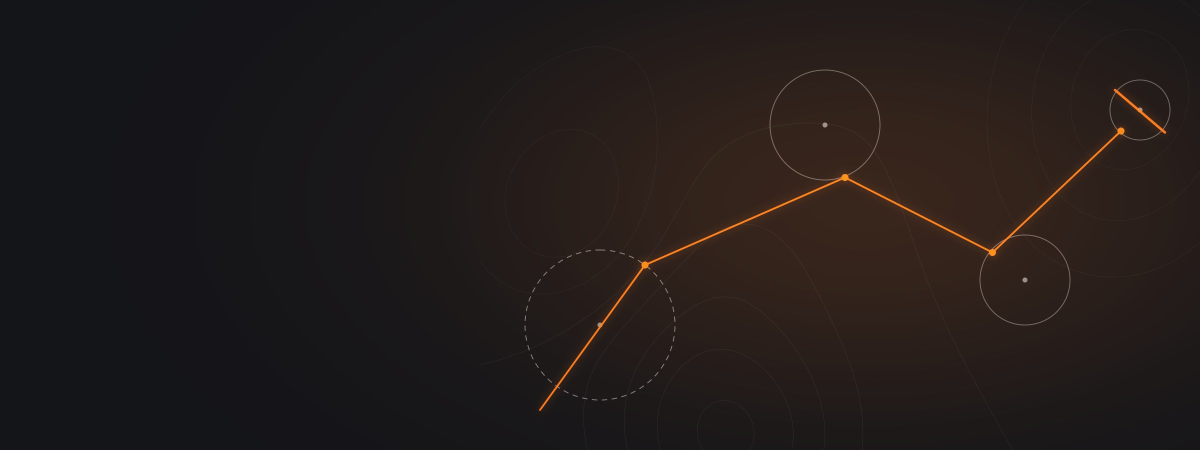
#> input picture assets/images/kb-competitions.jpg, 2400 x 900 px (shown at 1/2 size); its folder holds 2 pictures in this run
$ python sheet.py ../../../assets/images ../../../assets/images/kb-core-series.jpg 3
#> lines starting #> are read from the running program, lines starting #| are printed output that depends on the picture
# contact sheet: python3 -I sheet.py SRC_DIR OUT_PREFIX [per_sheet]
import sys, os
from PIL import Image, ImageDraw, ImageOps
src, out = sys.argv[1], sys.argv[2]
n = int(sys.argv[3]) if len(sys.argv) > 3 else 12
fs = sorted(f for f in os.listdir(src) if f.lower().endswith(('.jpg','.jpeg','.png')))
W, H, C = 520, 360, 3
for s in range(0, len(fs), n):
    grp = fs[s:s+n]; rows = (len(grp)+C-1)//C
    sh = Image.new('RGB', (C*W, rows*(H+24)), 'white'); d = ImageDraw.Draw(sh)
#> after `sh = Image.new('RGB', (C * W, rows * (H + 24)), 'white')`: sh: PIL image 1560x384 RGB; every value is 255
    for i, f in enumerate(grp):
        im = ImageOps.exif_transpose(Image.open(os.path.join(src, f))).convert('RGB')
#> im is the input picture: PIL image 2400x900 RGB; mean R, G, B 33.9, 27.3, 25.9
        sz = im.size; im.thumbnail((W-8, H-8))
#> after `sz = im.size`: sz = (2400, 900)
#> after `im.thumbnail((W - 8, H - 8))`:
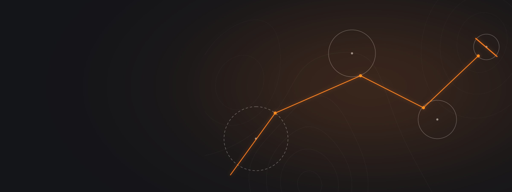
#> im: PIL image 512x192 RGB; mean R, G, B 33.9, 27.3, 25.9
        x, y = (i%C)*W, (i//C)*(H+24)
        sh.paste(im, (x+4+(W-8-im.width)//2, y+4+(H-8-im.height)//2))
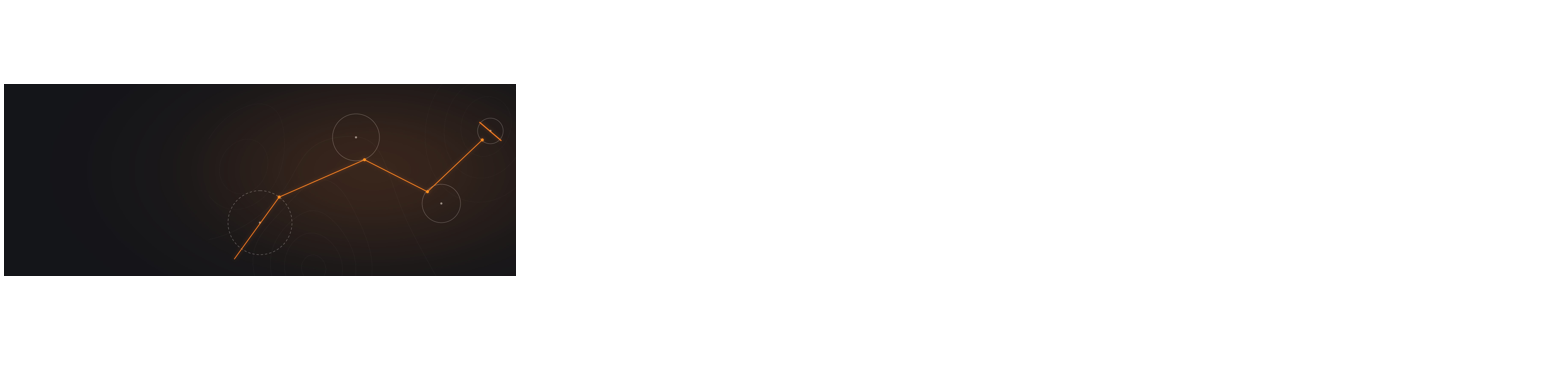
#> sh: PIL image 1560x384 RGB; mean R, G, B 218.7, 217.6, 217.4
        d.text((x+6, y+H+4), f"{f} {sz[0]}x{sz[1]}", fill='black')
    p = f"{out}-{s//n+1:02d}.jpg"; sh.save(p, quality=80); print(p)
#> after `p = f'{out}-{s // n + 1:02d}.jpg'`:
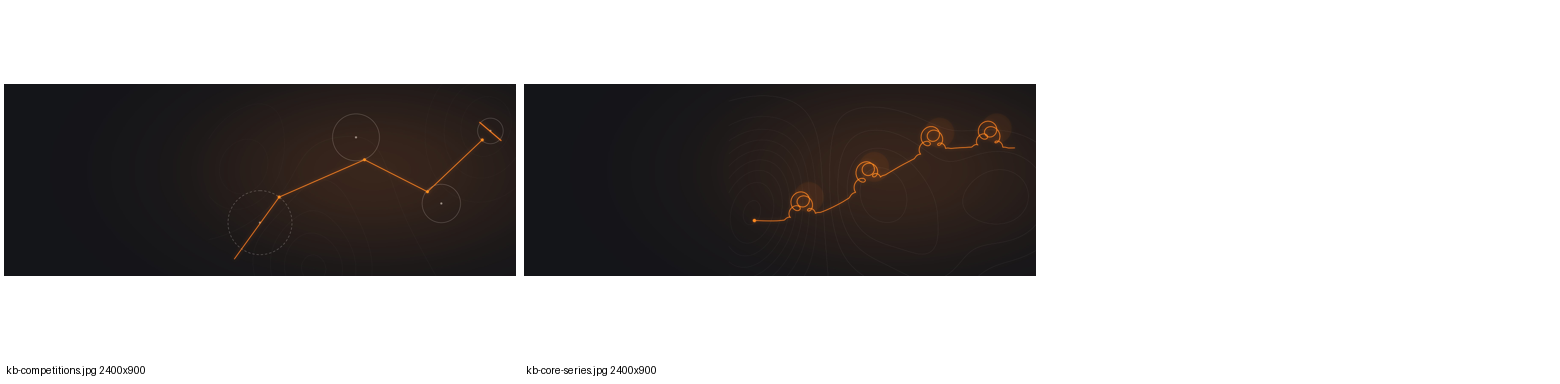
#> saved as kb-core-series.jpg-01.jpg: PIL image 1560x384 RGB; mean R, G, B 182.3, 180.1, 179.5

$ run again, on assets/images/kb-fm-thermal-1.jpg
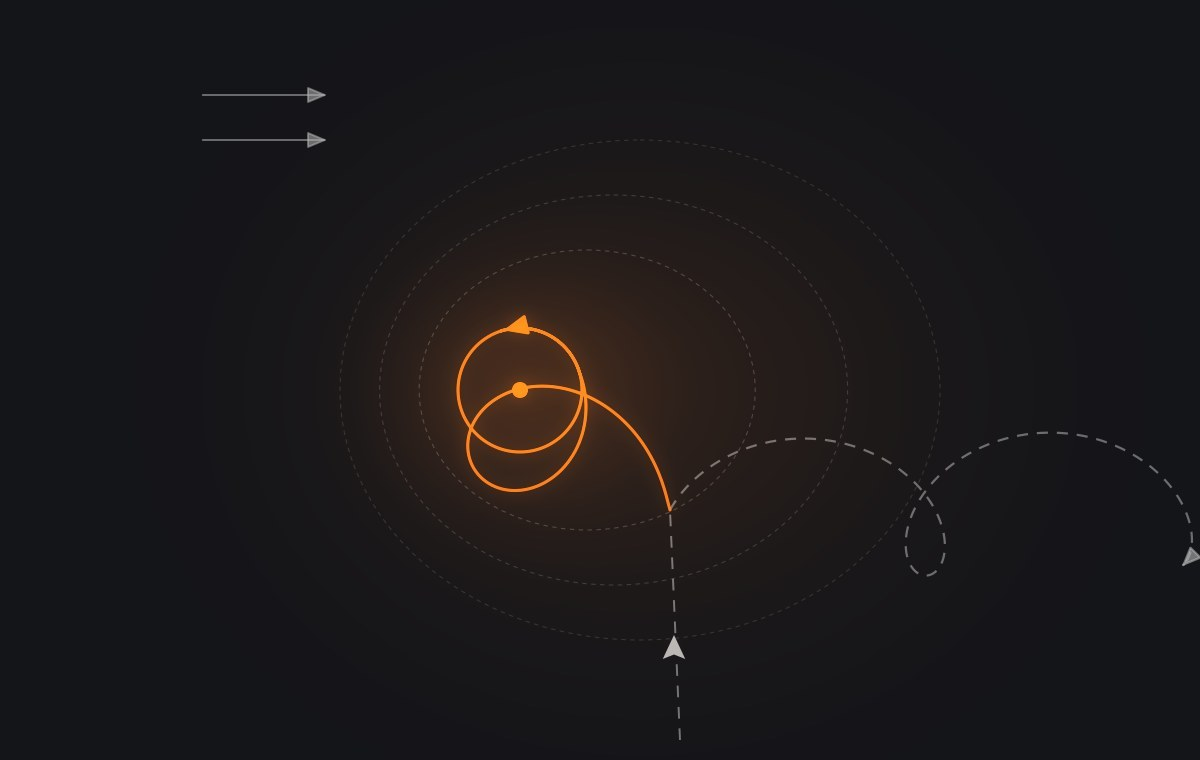
#> input picture assets/images/kb-fm-thermal-1.jpg, 1200 x 760 px
#> im is the input picture: PIL image 1200x760 RGB; mean R, G, B 26.9, 24.1, 25.6
#> im: PIL image 512x324 RGB
#> `sh.paste(im, (x+4+(W-8-im.width)//2, y+4+(H-8-im.height)//2))`:
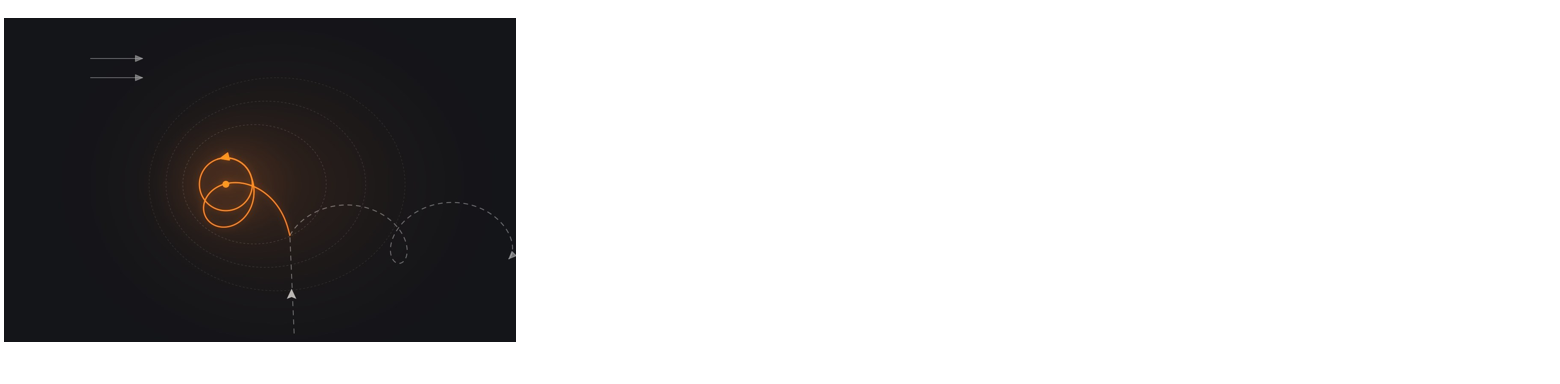
#> sh: PIL image 1560x384 RGB; mean R, G, B 191.8, 191.1, 191.5
#> `p = f'{out}-{s // n + 1:02d}.jpg'`:
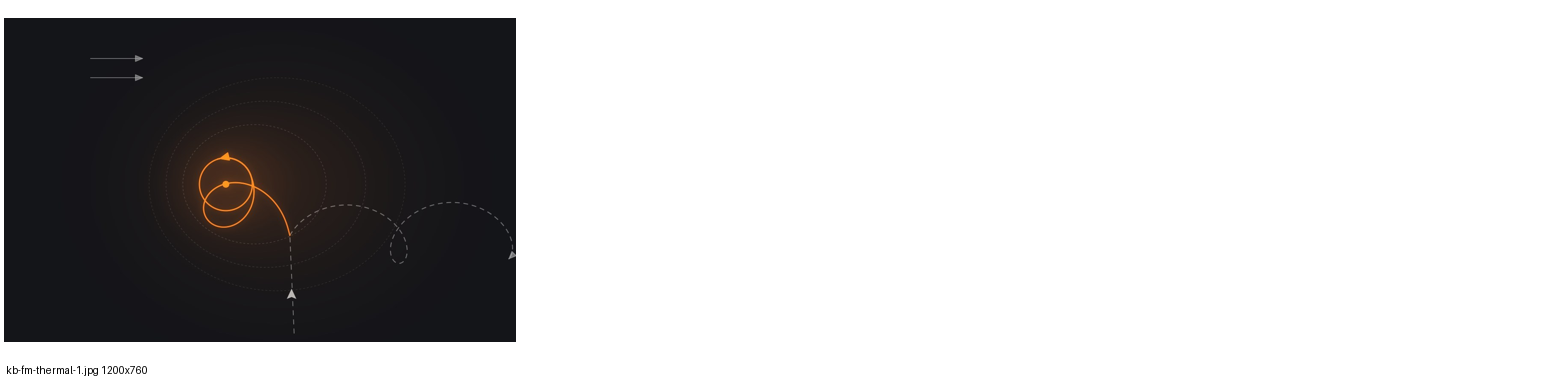
#> saved as kb-fm-thermal-1.jpg-01.jpg: PIL image 1560x384 RGB; mean R, G, B 191.7, 190.9, 191.3

$ run again, on assets/images/kb-fm-thermal-2.jpg
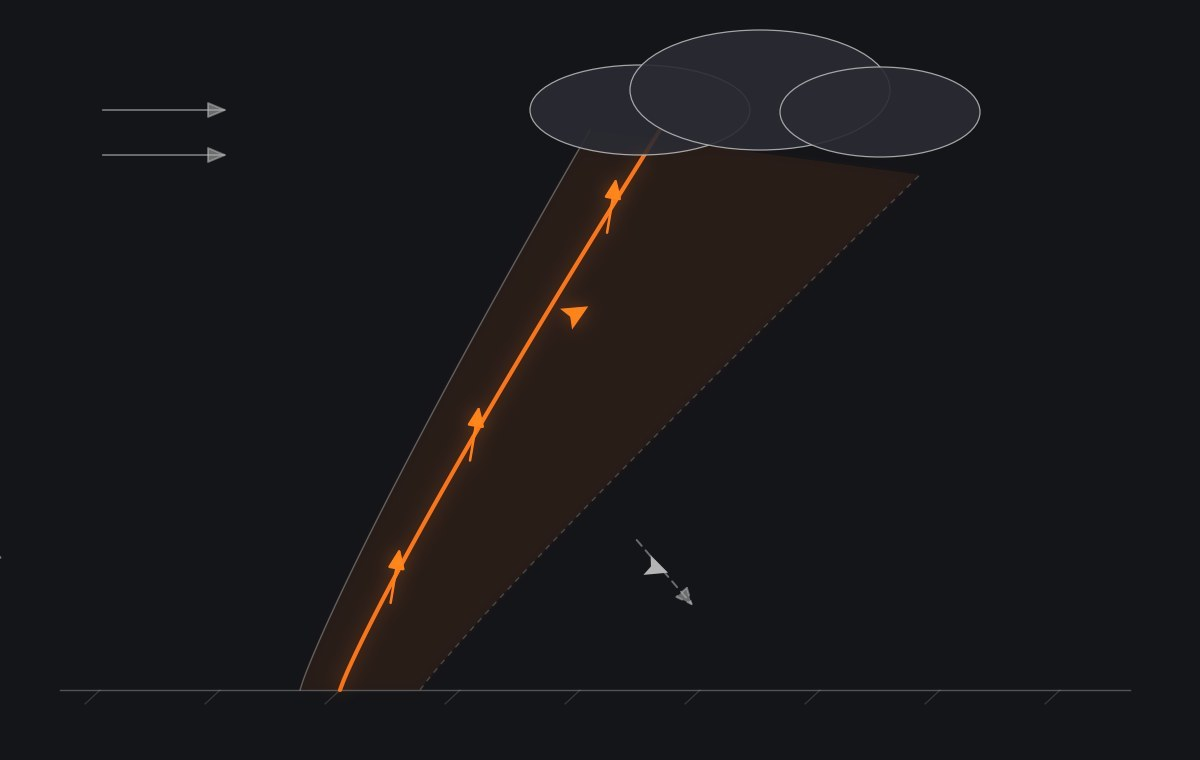
#> input picture assets/images/kb-fm-thermal-2.jpg, 1200 x 760 px
#> im is the input picture: PIL image 1200x760 RGB; mean R, G, B 25.4, 24, 26.4
#> im: PIL image 512x324 RGB
#> `sh.paste(im, (x+4+(W-8-im.width)//2, y+4+(H-8-im.height)//2))`:
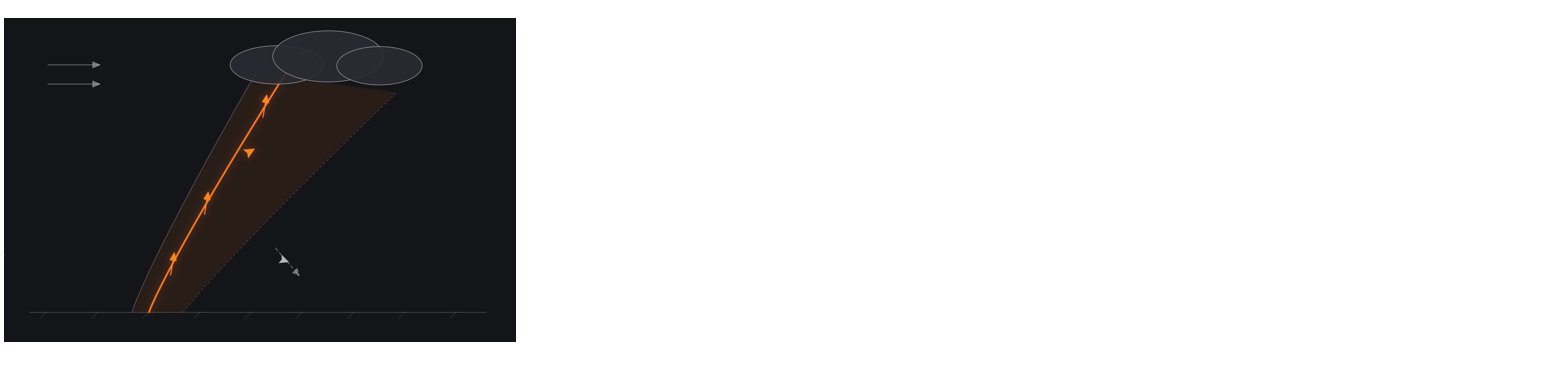
#> sh: PIL image 1560x384 RGB; mean R, G, B 191.4, 191, 191.7
#> `p = f'{out}-{s // n + 1:02d}.jpg'`:
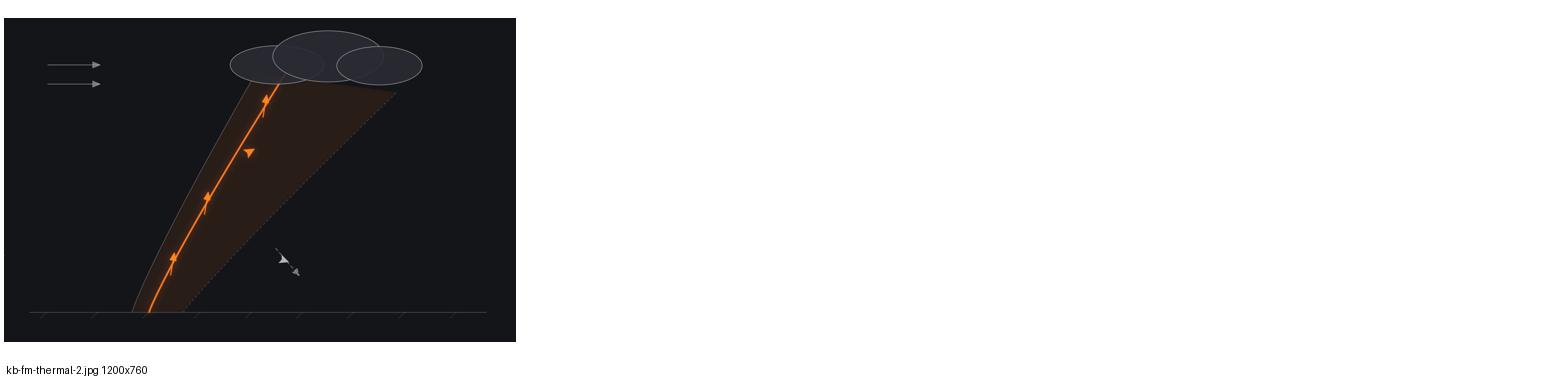
#> saved as kb-fm-thermal-2.jpg-01.jpg: PIL image 1560x384 RGB; mean R, G, B 191.3, 190.9, 191.6

$ run again, on assets/images/kb-living-the-dream-chain.jpg
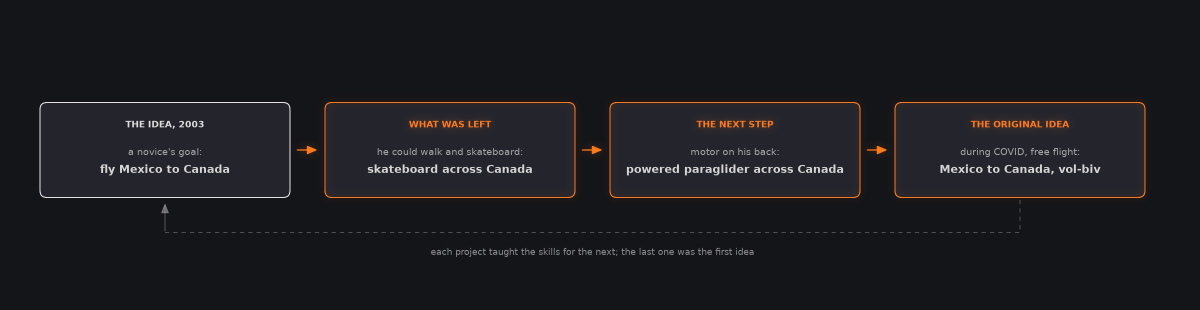
#> input picture assets/images/kb-living-the-dream-chain.jpg, 2400 x 620 px (shown at 1/2 size)
#> im is the input picture: PIL image 2400x620 RGB; mean R, G, B 28.3, 27.8, 31.7
#> `im.thumbnail((W - 8, H - 8))`:
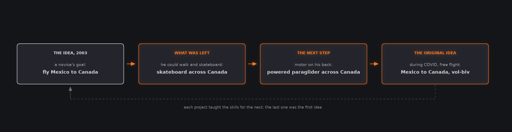
#> im: PIL image 512x132 RGB; mean R, G, B 28.4, 27.8, 31.7
#> `p = f'{out}-{s // n + 1:02d}.jpg'`:
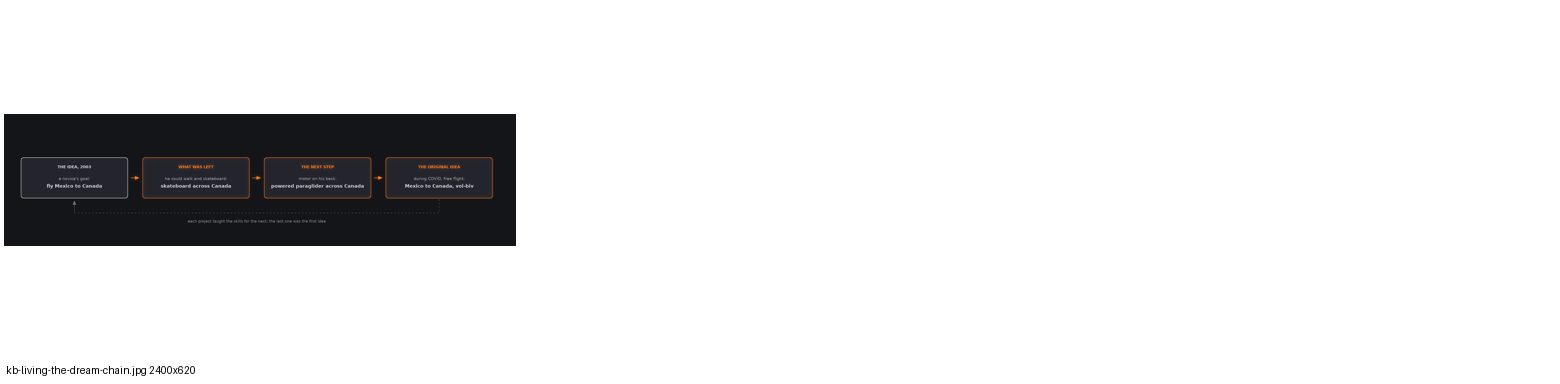
#> saved as kb-living-the-dream-chain.jpg-01.jpg: PIL image 1560x384 RGB; mean R, G, B 229.2, 229.2, 229.6
